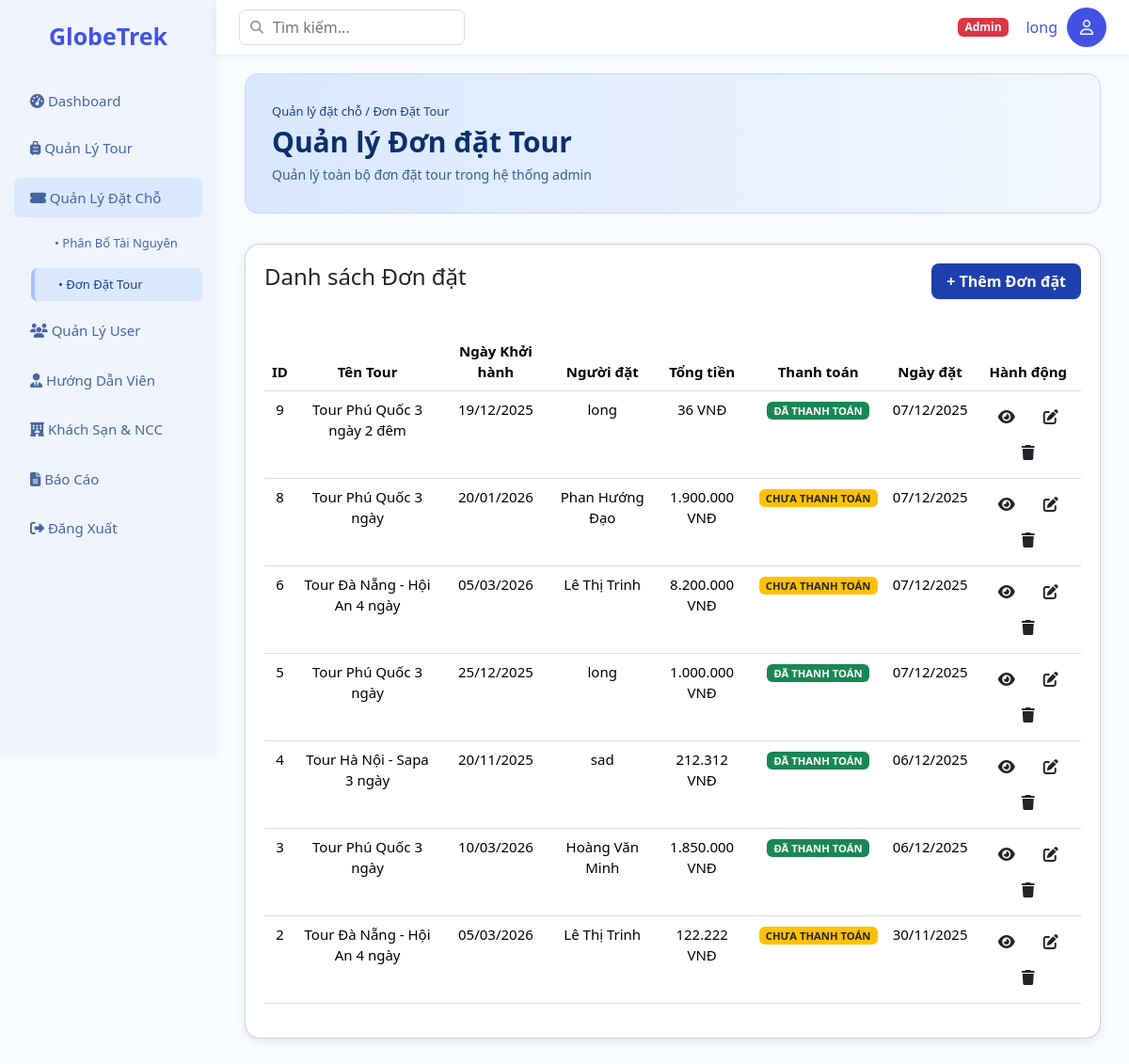
Page /Base/?action=list-booking (signed in) on the committed database.
### tables this page shows
CREATE TABLE `bookings` (
  `id` int NOT NULL,
  `user_id` int NOT NULL COMMENT 'Khách hàng đặt (FK Users.id)',
  `departure_id` int NOT NULL,
  `total_price` decimal(12,2) NOT NULL,
  `booking_date` datetime DEFAULT CURRENT_TIMESTAMP,
  `payment_status` enum('Pending','Paid','Failed') NOT NULL DEFAULT 'Pending',
  `last_status_change` datetime DEFAULT CURRENT_TIMESTAMP ON UPDATE CURRENT_TIMESTAMP,
  `transaction_id` varchar(255) DEFAULT NULL,
  `payment_date` datetime DEFAULT NULL
);

CREATE TABLE `tours` (
  `id` int NOT NULL,
  `name` varchar(255) NOT NULL,
  `tour_type` enum('Nội địa','Quốc tế') NOT NULL,
  `description` text,
  `base_price` decimal(10,2) NOT NULL COMMENT 'Giá cơ bản trước khuyến mãi',
  `created_at` timestamp NULL DEFAULT CURRENT_TIMESTAMP,
  `category_id` int DEFAULT NULL,
  `tour_origin` enum('Catalog','Custom') DEFAULT 'Catalog',
  `cancellation_policy_text` text
);

CREATE TABLE `tour_departures` (
  `id` int NOT NULL,
  `tour_id` int NOT NULL,
  `start_date` date NOT NULL,
  `end_date` date NOT NULL,
  `current_price` decimal(10,2) NOT NULL COMMENT 'Giá bán hiện tại',
  `available_slots` int NOT NULL COMMENT 'Số chỗ còn trống'
);

CREATE TABLE `users` (
  `id` int NOT NULL,
  `email` varchar(150) NOT NULL,
  `password` varchar(255) NOT NULL,
  `name` varchar(100) NOT NULL,
  `phone` varchar(20) NOT NULL,
  `role` enum('admin','customer','guide') NOT NULL,
  `created_at` timestamp NULL DEFAULT CURRENT_TIMESTAMP
);

### Base/controllers/BookingController.php (called while the page is built, shortened)
<?php
class BookingController
{
    protected $bookingModel;
    public function __construct()
    {
        $this->bookingModel = new BookingModel();
    }
    public function listBooking()
    {
        $listBookings = $this->bookingModel->getList();
        require_once PATH_VIEW . 'main.php';
    }
}

### Base/index.php (called while the page is built, shortened)
<?php
spl_autoload_register(function ($class) {
    $fileName = "$class.php";
    $fileModel              = PATH_MODEL . $fileName;
});
require_once './routes/index.php';

### Base/models/BaseModel.php (called while the page is built, shortened)
<?php
class BaseModel
{
    protected $pdo;
    public function __construct()
    {
        $dsn = sprintf('mysql:host=%s;port=%s;dbname=%s;charset=utf8', DB_HOST, DB_PORT, DB_NAME);
        try {
            $this->pdo = new PDO($dsn, DB_USERNAME, DB_PASSWORD, DB_OPTIONS);
        } catch (PDOException $e) {
            die("Kết nối cơ sở dữ liệu thất bại: {$e->getMessage()}. Vui lòng thử lại sau.");
        }
    }
    public function __destruct()
    {
        $this->pdo = null;
    }
    public function getConnection()
    {
        return $this->pdo;
}
}

### Base/models/BookingModel.php (called while the page is built, shortened)
<?php
class BookingModel extends BaseModel
{
    public $db;
    public function __construct()
    {
        $baseModel = new BaseModel();
        $this->db = $baseModel->getConnection();
    }
    public function getList()
    {
        $sql = "SELECT b.*, td.start_date, t.name AS tour_name, u.name AS customer_name
                FROM bookings b
                JOIN tour_departures td ON b.departure_id = td.id
                JOIN tours t ON td.tour_id = t.id
                LEFT JOIN users u ON b.user_id = u.id
                ORDER BY b.booking_date DESC";
        $stmt = $this->db->prepare($sql);
        $stmt->execute();
        return $stmt->fetchAll();
    }
}

### Base/views/admin/booking/list-booking.php (the view)
<?php include PATH_VIEW . 'layout/header.php'; ?>
<div class="main">
    <div class="header-wrapper">
        <div class="header-content">
            <div class="breadcrumb">Quản lý đặt chỗ / Đơn Đặt Tour</div>
            <h2 class="page-title">Quản lý Đơn đặt Tour</h2>
            <p class="page-sub">Quản lý toàn bộ đơn đặt tour trong hệ thống admin</p>
        </div>
    </div>
    <div class="card">
        <div class="toph4">
            <h4>Danh sách Đơn đặt</h4>
            <a href="<?= BASE_URL ?>?action=create-booking" class="btn btn-nut">+ Thêm Đơn đặt</a>
        </div>
        <table class="table">
            <thead>
                <tr>
                    <th>ID</th>
                    <th>Tên Tour</th>
                    <th>Ngày Khởi hành</th>
                    <th>Người đặt</th>
                    <th>Tổng tiền</th>
                    <th>Thanh toán</th>
                    <th>Ngày đặt</th>
                    <th>Hành động</th>
                </tr>
            </thead>
            <tbody>
                <?php if (!empty($listBookings)): ?>
                    <?php foreach ($listBookings as $booking):
                        $bookingDate = date('d/m/Y', strtotime($booking['booking_date']));
                        $startDate   = date('d/m/Y', strtotime($booking['start_date']));
                        $totalPrice  = number_format($booking['total_price'], 0, ',', '.') . ' VNĐ';
                        $paymentStatus = strtolower($booking['payment_status'] ?? 'pending');
                        $badge = '<span class="badge bg-warning text-dark">CHƯA THANH TOÁN</span>';
                        if ($paymentStatus === 'paid') {
                            $badge = '<span class="badge bg-success">ĐÃ THANH TOÁN</span>';
                        } elseif ($paymentStatus === 'failed') {
                            $badge = '<span class="badge bg-danger">THẤT BẠI</span>';
                        }
                    ?>
                        <tr>
                            <td><?= $booking['id'] ?></td>
                            <td><?= $booking['tour_name'] ?? 'N/A' ?></td>
                            <td><?= $startDate ?></td>
                            <td><?= $booking['customer_name'] ?? 'Khách lẻ' ?></td>
                            <td><?= $totalPrice ?></td>
                            <td><?= $badge ?></td>
                            <td><?= $bookingDate ?></td>
                            <td>
                                <a href="<?= BASE_URL ?>?action=detail-booking&id=<?= $booking['id'] ?>" class="btn view">
                                    <i class="fas fa-eye"></i>
                                </a>
                                <a href="<?= BASE_URL ?>?action=update-booking&id=<?= $booking['id'] ?>" class="btn edit">
                                    <i class="fas fa-edit"></i>
                                </a>
                                <a href="<?= BASE_URL ?>?action=delete-booking&id=<?= $booking['id'] ?>"
                                   onclick="return confirm('Xác nhận HỦY đơn đặt tour ID: <?= $booking['id'] ?>?')"
                                   class="btn delete">
                                   <i class="fas fa-trash"></i>
                                </a>
                            </td>
                        </tr>
                    <?php endforeach; ?>
                <?php else: ?>
                    <tr>
                        <td colspan="8" class="text-center">Chưa có đơn đặt tour nào được ghi nhận.</td>
                    </tr>
                <?php endif; ?>
            </tbody>
        </table>
    </div>
</div>
<?php include PATH_VIEW . 'layout/footer.php'; ?>

### Base/assets/css/layout.css (style rules this page uses)
:root { --orange: rgba(186, 207, 255, 0.142); --orange-active: rgba(200, 222, 255, 0.525); --orange-light: #bacfffff; --bg: #f8fbff; --white: #ffffff; --text: #4351e5; --muted: #2e4e94dd; --radius: 7px; --shadow: 0 2px 10px rgba(45, 45, 45, 0.07); font-family: "Inter", sans-serif; }
body { margin: 0; background: var(--bg); color: var(--text); overflow-x: hidden; }
.main { padding: 20px 30px; }

### Base/assets/css/table.css (style rules this page uses)
table { width: 100%; border-collapse: collapse; margin-top: 20px; }
th, td { padding: 14px; border-bottom: 1px solid #ddd; font-size: 15px; text-align: center; }
th { text-align: left; background: #f0f1ff; font-weight: 600; text-align: center; }
.btn-nut { background: #1e40af; color: var(--white); border: none; padding: 7px 16px; font-weight: 600; transition: opacity 0.2s; border-radius: 8px; }
.card { background: white; padding: 20px; border-radius: 16px; box-shadow: 0 4px 12px rgba(0, 0, 0, 0.08); margin-bottom: 20px; }
.toph4 { display: flex; justify-content: space-between; align-items: center; margin-bottom: 16px; }
.header-wrapper { background: linear-gradient(to right, #d9e8ff, #f2f7ff); padding: 30px 28px; border-radius: 14px; border: 1px solid #c7d8ff; margin-bottom: 32px; }
.header-content .breadcrumb { font-size: 13px; color: #1a3e8a; margin-bottom: 4px; font-weight: 500; }
.page-title { font-size: 30px; margin: 0; font-weight: 800; color: #0c2f6d; }
.page-sub { margin: 6px 0 0; font-size: 14px; color: #335c97; }

### rows in the picture
bookings: id "9", tours.name "Tour Phú Quốc 3 ngày 2 đêm", departure.start_date "19/12/2025", user.name "long", total_price "36 VNĐ", payment_status "ĐÃ THANH TOÁN", booking_date "07/12/2025"
bookings: id "8", tours.name "Tour Phú Quốc 3 ngày", departure.start_date "20/01/2026", user.name "Phan Hướng Đạo", total_price "1.900.000 VNĐ", booking_date "07/12/2025"
bookings: id "6", tours.name "Tour Đà Nẵng - Hội An 4 ngày", departure.start_date "05/03/2026", user.name "Lê Thị Trinh", total_price "8.200.000 VNĐ", booking_date "07/12/2025"
bookings: id "5", tours.name "Tour Phú Quốc 3 ngày", departure.start_date "25/12/2025", user.name "long", total_price "1.000.000 VNĐ", payment_status "ĐÃ THANH TOÁN", booking_date "07/12/2025"
bookings: id "4", tours.name "Tour Hà Nội - Sapa 3 ngày", departure.start_date "20/11/2025", user.name "sad", total_price "212.312 VNĐ", payment_status "ĐÃ THANH TOÁN", booking_date "06/12/2025"
bookings: id "3", tours.name "Tour Phú Quốc 3 ngày", departure.start_date "10/03/2026", user.name "Hoàng Văn Minh", total_price "1.850.000 VNĐ", payment_status "ĐÃ THANH TOÁN", booking_date "06/12/2025"
bookings: id "2", tours.name "Tour Đà Nẵng - Hội An 4 ngày", departure.start_date "05/03/2026", user.name "Lê Thị Trinh", total_price "122.222 VNĐ", booking_date "30/11/2025"

### other values in the picture
$roleLabel "Admin"
$_SESSION['user']['name'] "long"
